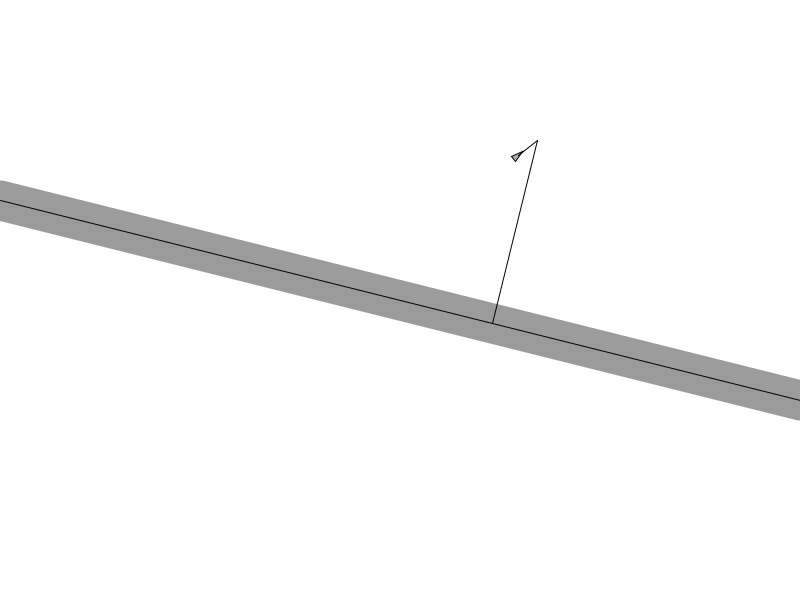
Frame 1 (no input)
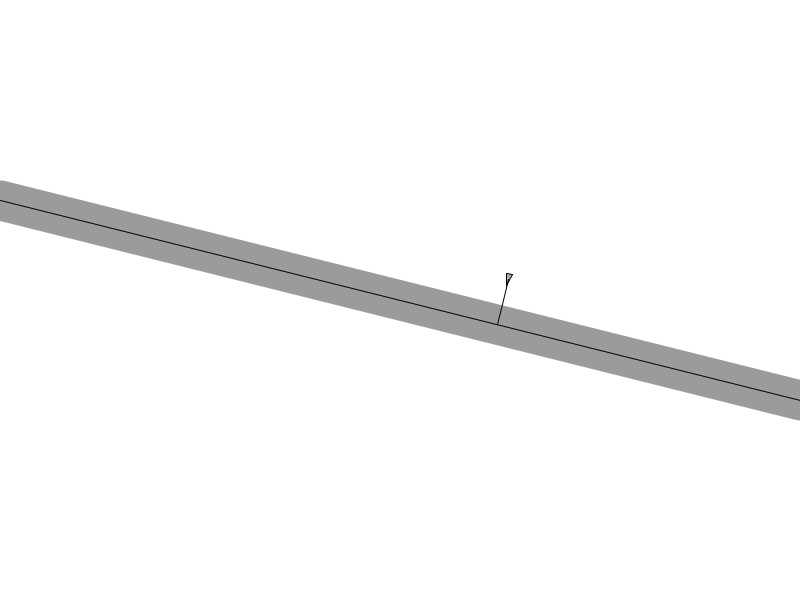
Frame 60 (the mouse pressed at the canvas centre just before this capture)
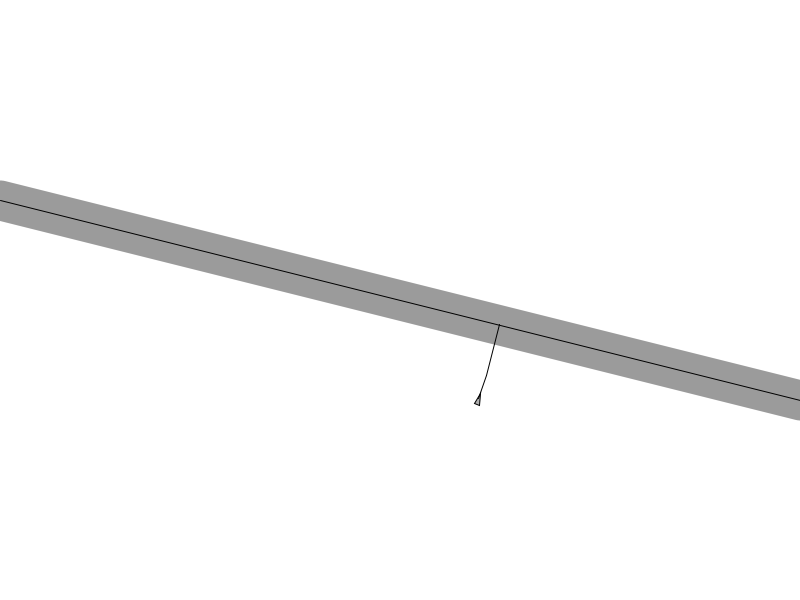
Frame 120 (the mouse held since frame 60 and released just before this capture)

The Processing sketch that drew these frames (run headless with seeded random() and noise(); from frame 60 on, the mouse is pressed at the canvas centre):

// Processing sketch: PathFollowing
// ── PathFollowing.pde
Path p;
Vehicle v;

void setup(){
  size(800,600);
  background(255);
  v = new Vehicle(random(0, width), random(0, height));
  p = new Path();
}

void draw(){
  background(255);
 p.display();
 v.run();
 v.follow(p);
}
// ── Path.pde
class Path{
PVector start;
PVector end;

float radius;
  
  Path(){
    radius = 20; //how broad the path is
    start = new PVector(0, height/3);
    end = new PVector(width, 2*height/3);
  }
  
  void display(){
    strokeWeight(radius*2);
    stroke(0, 100);
    line(start.x,start.y,end.x,end.y);
    strokeWeight(1);
    stroke(0);
    line(start.x,start.y,end.x,end.y);
  }
  
   
  
}
// ── Vehicle.pde
class Vehicle{
  
  PVector acc;
  PVector vel;
  PVector loc;
  float r;
  float maxspeed;
  float maxforce;
  
 Vehicle(float x, float y) { 
   acc = PVector.random2D();
   vel = new PVector(0,0);
   loc = new PVector(x,y); 
   r = 3.0;
   maxspeed = 4;
   maxforce = 0.1;
}

 void run(){
 update();
 display();
 edges();
 }

    
    void update(){
    vel.add(acc);
    vel.limit(25);
    loc.add(vel);
    acc.mult(0);
    
    }
    
    void seek(PVector target){
      PVector desired = PVector.sub(target, loc);
      desired.normalize();
      desired.mult(maxspeed);
      PVector steer = PVector.sub(desired,vel);
      steer.limit(maxforce);
      applyForce(steer);
    }
    
    
    void applyForce(PVector force){
      acc.add(force);
    
    }
    
  void follow(Path p) {
   PVector predict = vel.get(); // we get the velocity
   predict.normalize(); //we get the direction 
   predict.mult(25); //we calculate 25px ahead of the direction vehicle's heading
   PVector predictLoc = PVector.add(loc, predict); // we find the location predicted 
   fill(200,0,200);
   //line(loc.x,loc.y,predict.x,predict.y);
   
   PVector a = p.start;
   PVector b = p.end;
   PVector normalPoint = getNormalPoint(predictLoc,a,b);
   PVector dir =  PVector.sub(b,a);
   dir.normalize();
   dir.mult(10);
   PVector target = PVector.add(normalPoint,dir);
   float distance = PVector.dist(normalPoint,predictLoc);
   //float theta = PVector.angleBetween(a,b);
   //float theta = acos(a.dot(b) / (a.mag() * b.mag())); // using dot product we get the angle
   //float d = a.mag() * cos(theta);
   //b.normalize();
   //}b.mult(d); //we scale b's length
   if(distance > p.radius){ // if the distance between the vehicle and the path is greater than the broadness of the path
        
          seek(normalPoint);  
    }
   
    if(loc.x < 0 ){ loc.x= width; }
    if(loc.x >width){loc.x = 0;}

   fill(255,0,0);
   line(loc.x,loc.y, predictLoc.x,predictLoc.y);
   line(predictLoc.x,predictLoc.y, normalPoint.x , normalPoint.y);
  
   
   //return predict;
  }
  
  PVector getNormalPoint(PVector p, PVector a, PVector b){
    PVector ap = PVector.sub(p,a); //predicted location
    PVector ab = PVector.sub(b,a);
    fill(0,0,255);
   // line(ap.x, ap.y, ab.x, ab.y);
    
    ab.normalize();
    ab.mult(ap.dot(ab));
    PVector normalPoint = PVector.add(a, ab);
    
    return normalPoint;
  }
  
  void display() {
    // Draw a triangle rotated in the direction of velocity
    float theta = vel.heading2D() + radians(90);
    fill(175);
    stroke(0);
    pushMatrix();
    translate(loc.x,loc.y);
    rotate(theta);
    beginShape(TRIANGLES);
    vertex(0, -r*2);
    vertex(-r, r*2);
    vertex(r, r*2);
    endShape();
    popMatrix();
  }
  
  
  void edges(){
 
  }
    
  //Distance between predicted point and line
  // length of the normal (vector perpedicular to the line) between point and line
    

}
